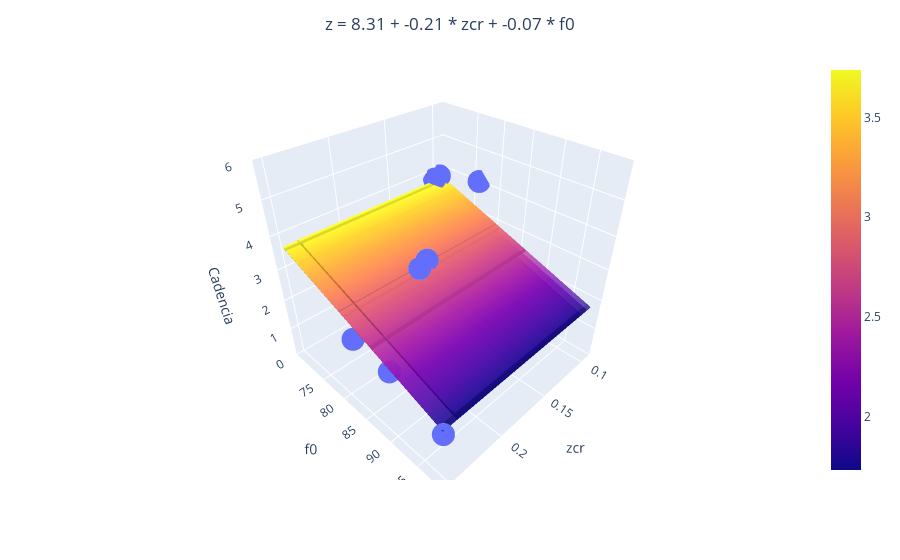

Notebook cell for this chart:
### Code cell
if len(dicc_model) == 2:
    import plotly.express as px
    import plotly.graph_objects as go

    # Seleccionamos solo las características seleccionadas en X
    X_selected = X[:, selected_features]

    # Entrenamos el modelo de regresión con las características seleccionadas
    regr_multivar = SVR(kernel='linear')
    regr_multivar.fit(X_selected, y)

    # Obtenemos las predicciones del modelo para las características seleccionadas
    y_pred = regr_multivar.predict(X_selected)

    # Crear la figura
    fig = px.scatter_3d(x=X_selected[:, 0], y=X_selected[:, 1], z=y)

    # Crear el plano de regresión
    xx, yy = np.meshgrid(X_selected[:, 0], X_selected[:, 1])
    zz = regr_multivar.intercept_ + np.dot(np.array([xx.ravel(), yy.ravel()]).T, regr_multivar.coef_.ravel()).reshape(xx.shape)
    fig.add_trace(go.Surface(x=xx, y=yy, z=zz, opacity=0.5))

    # Construir la cadena de texto para la ecuación del plano
    equation = f'z = {regr_multivar.intercept_[0].round(2)}'
    for i, (key, model) in enumerate(dicc_model.items()):
        equation += f' + {regr_multivar.coef_[0][i].round(2)} * {key.replace("_model", "")}'
    
    # Centrar el título
    fig.update_layout(title=dict(text=equation, x=0.5, xanchor='center'))

    # Etiquetas de los ejes y rango del eje z
    fig.update_layout(scene=dict(xaxis_title=list(dicc_model.keys())[0].replace("_model", ""), yaxis_title=list(dicc_model.keys())[1].replace("_model", ""), zaxis_title='Cadencia', zaxis=dict(range=[0, 6]), yaxis=dict(tickvals=[75, 80, 85, 90, 95])))

    fig.write_html(os.path.join(PATH, TEST_FOLDER, REGGRESSION_FOLDER, NO_PARAMETRIC_FOLDER, CADENCIA_FOLDER, MALE_FOLDER, 'regresion_cadencia_multivariable_male.html'))

    fig.show()

### Figure 1 — Plotly figure (JSON) as saved in the notebook; plotly's stock layout.template omitted (floating-point values rounded to 4 significant figures)
{"data": [{"hovertemplate": "x=%{x}<br>y=%{y}<br>z=%{z}<extra></extra>", "legendgroup": "", "marker": {"color": "#636efa", "symbol": "circle"}, "mode": "markers", "name": "", "scene": "scene", "showlegend": false, "type": "scatter3d", "x": [0.09805, 0.2516, 0.2392, 0.1055, 0.1851, 0.1374, 0.2398, 0.1423, 0.1727, 0.09304], "y": [68.73, 98.47, 78.97, 69.05, 81.5, 71.77, 86.63, 69.13, 80.5, 76.49], "z": [3.837, 1.653, 1.592, 3.837, 3.082, 2.469, 1.51, 3.143, 3.041, 4.082]}, {"opacity": 0.5, "type": "surface", "x": [[0.09805, 0.2516, 0.2392, 0.1055, 0.1851, 0.1374, 0.2398, 0.1423, 0.1727, 0.09304], [0.09805, 0.2516, 0.2392, 0.1055, 0.1851, 0.1374, 0.2398, 0.1423, 0.1727, 0.09304], [0.09805, 0.2516, 0.2392, 0.1055, 0.1851, 0.1374, 0.2398, 0.1423, 0.1727, 0.09304], [0.09805, 0.2516, 0.2392, 0.1055, 0.1851, 0.1374, 0.2398, 0.1423, 0.1727, 0.09304], [0.09805, 0.2516, 0.2392, 0.1055, 0.1851, 0.1374, 0.2398, 0.1423, 0.1727, 0.09304], [0.09805, 0.2516, 0.2392, 0.1055, 0.1851, 0.1374, 0.2398, 0.1423, 0.1727, 0.09304], [0.09805, 0.2516, 0.2392, 0.1055, 0.1851, 0.1374, 0.2398, 0.1423, 0.1727, 0.09304], [0.09805, 0.2516, 0.2392, 0.1055, 0.1851, 0.1374, 0.2398, 0.1423, 0.1727, 0.09304], [0.09805, 0.2516, 0.2392, 0.1055, 0.1851, 0.1374, 0.2398, 0.1423, 0.1727, 0.09304], [0.09805, 0.2516, 0.2392, 0.1055, 0.1851, 0.1374, 0.2398, 0.1423, 0.1727, 0.09304]], "y": [[68.73, 68.73, 68.73, 68.73, 68.73, 68.73, 68.73, 68.73, 68.73, 68.73], [98.47, 98.47, 98.47, 98.47, 98.47, 98.47, 98.47, 98.47, 98.47, 98.47], [78.97, 78.97, 78.97, 78.97, 78.97, 78.97, 78.97, 78.97, 78.97, 78.97], [69.05, 69.05, 69.05, 69.05, 69.05, 69.05, 69.05, 69.05, 69.05, 69.05], [81.5, 81.5, 81.5, 81.5, 81.5, 81.5, 81.5, 81.5, 81.5, 81.5], [71.77, 71.77, 71.77, 71.77, 71.77, 71.77, 71.77, 71.77, 71.77, 71.77], [86.63, 86.63, 86.63, 86.63, 86.63, 86.63, 86.63, 86.63, 86.63, 86.63], [69.13, 69.13, 69.13, 69.13, 69.13, 69.13, 69.13, 69.13, 69.13, 69.13], [80.5, 80.5, 80.5, 80.5, 80.5, 80.5, 80.5, 80.5, 80.5, 80.5], [76.49, 76.49, 76.49, 76.49, 76.49, 76.49, 76.49, 76.49, 76.49, 76.49]], "z": [[3.737, 3.705, 3.707, 3.735, 3.719, 3.729, 3.707, 3.728, 3.721, 3.738], [1.765, 1.733, 1.736, 1.764, 1.747, 1.757, 1.736, 1.756, 1.75, 1.766], [3.058, 3.026, 3.028, 3.056, 3.04, 3.05, 3.028, 3.049, 3.042, 3.059], [3.716, 3.684, 3.686, 3.714, 3.697, 3.707, 3.686, 3.706, 3.7, 3.717], [2.89, 2.858, 2.861, 2.889, 2.872, 2.882, 2.861, 2.881, 2.875, 2.891], [3.535, 3.503, 3.505, 3.533, 3.517, 3.527, 3.505, 3.526, 3.519, 3.536], [2.55, 2.518, 2.521, 2.549, 2.532, 2.542, 2.521, 2.541, 2.535, 2.551], [3.71, 3.678, 3.68, 3.708, 3.692, 3.702, 3.68, 3.701, 3.694, 3.711], [2.956, 2.924, 2.927, 2.955, 2.938, 2.948, 2.927, 2.947, 2.941, 2.958], [3.222, 3.19, 3.193, 3.221, 3.204, 3.214, 3.192, 3.213, 3.206, 3.223]]}], "layout": {"legend": {"tracegroupgap": 0}, "margin": {"t": 60}, "scene": {"domain": {"x": [0, 1], "y": [0, 1]}, "xaxis": {"title": {"text": "zcr"}}, "yaxis": {"tickvals": [75, 80, 85, 90, 95], "title": {"text": "f0"}}, "zaxis": {"range": [0, 6], "title": {"text": "Cadencia"}}}, "title": {"text": "z = 8.31 + -0.21 * zcr + -0.07 * f0", "x": 0.5, "xanchor": "center"}}}
